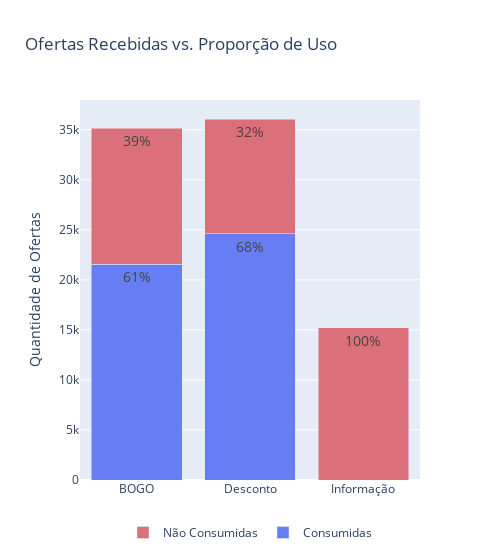

This figure's notebook cell:
### Code cell
total_bogo = len(df_bogo)
total_discount = len(df_discount)
total_info = len(df_info)

consumed_bogo = df_bogo['offer_consumed'].sum()
consumed_discount = df_discount['offer_consumed'].sum()
consumed_info = df_info['offer_consumed'].sum()
not_consumed_bogo = total_bogo - consumed_bogo
not_consumed_discount = total_discount - consumed_discount
not_consumed_info = total_info - consumed_info

consumed_bogo_str = f"{int(np.round((consumed_bogo / total_bogo) * 100, 0))}%"
consumed_discount_str = f"{int(np.round((consumed_discount / total_discount) * 100, 0))}%"
consumed_info_str = f"{int(np.round((consumed_info / total_info) * 100, 0))}%"
not_consumed_bogo_str = f"{int(np.round((not_consumed_bogo / total_bogo) * 100, 0))}%"
not_consumed_discount_str = f"{int(np.round((not_consumed_discount / total_discount) * 100, 0))}%"
not_consumed_info_str = f"{int(np.round((not_consumed_info / total_info) * 100, 0))}%"

fig = go.Figure([
    go.Bar(
        x=['BOGO', 'Desconto', 'Informação'],
        y=[consumed_bogo, consumed_discount, consumed_info],
        text=[consumed_bogo_str, consumed_discount_str, consumed_info_str],
        name='Consumidas',
        marker_color="#667DF3",
        textfont=dict(size=14),
        legendrank=1
    ),
    go.Bar(
        x=['BOGO', 'Desconto', 'Informação'],
        y=[not_consumed_bogo, not_consumed_discount, not_consumed_info],
        text=[not_consumed_bogo_str, not_consumed_discount_str, not_consumed_info_str],
        name='Não Consumidas',
        marker_color="#DB6F7A",
        textfont=dict(size=14),
        legendrank=2
    )
])

fig.update_layout(
    barmode='stack',
    title='Ofertas Recebidas vs. Proporção de Uso',
    yaxis=dict(title='Quantidade de Ofertas'),
    legend=dict(
        x=0.5,
        xanchor='center',
        y=-0.1,
        yanchor='top',
        orientation='h',
    ),
    width=500
)

fig.show()

### Figure 1 — Plotly figure (JSON) as saved in the notebook; plotly's stock layout.template omitted (floating-point values rounded to 4 significant figures)
{"data": [{"legendrank": 1, "marker": {"color": "#667DF3"}, "name": "Consumidas", "text": ["61%", "68%", "0%"], "textfont": {"size": 14}, "type": "bar", "x": ["BOGO", "Desconto", "Informação"], "y": [21550, 24602, 0]}, {"legendrank": 2, "marker": {"color": "#DB6F7A"}, "name": "Não Consumidas", "text": ["39%", "32%", "100%"], "textfont": {"size": 14}, "type": "bar", "x": ["BOGO", "Desconto", "Informação"], "y": [13577, 11468, 15235]}], "layout": {"barmode": "stack", "legend": {"orientation": "h", "x": 0.5, "xanchor": "center", "y": -0.1, "yanchor": "top"}, "title": {"text": "Ofertas Recebidas vs. Proporção de Uso"}, "width": 500, "yaxis": {"title": {"text": "Quantidade de Ofertas"}}}}
